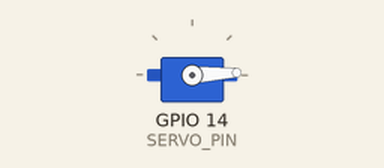
Recording of a sketch running on a simulated ESP32. Shown: servo.

Above: at 0.05 s.
At 1.3 s:
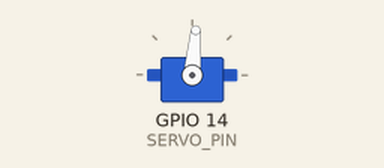
At 2.6 s:
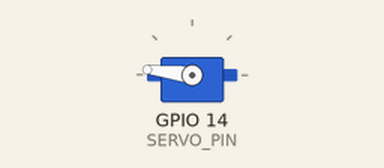
At 5.2 s:
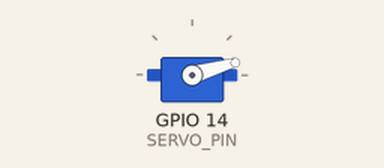
Timing chart, 0 to 7.1 s (numbered marks = the images above):
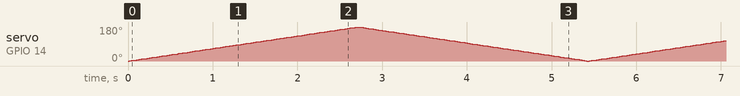

The sketch:

servo_sweep.ino
```cpp
#include <Servo.h>

#define SERVO_PIN 14

Servo myservo;  // create Servo object to control a servo
// twelve Servo objects can be created on most boards

int pos = 0;    // variable to store the servo position

void setup() {
  myservo.attach(SERVO_PIN);  // attaches the servo on pin 9 to the Servo object
}

void loop() {
  for (pos = 0; pos <= 180; pos += 1) {
    myservo.write(pos);
    delay(15);
  }
  for (pos = 180; pos >= 0; pos -= 1) {
    myservo.write(pos);
    delay(15);
  }
}
```
